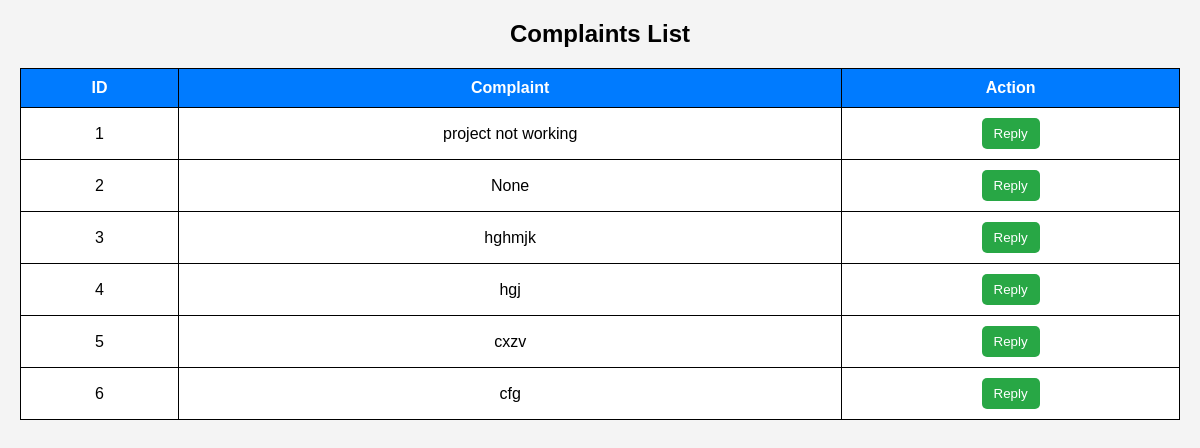
The page /adminviewcmplt on the database its author committed.
### myapp/models.py (models this page shows)
class adminviewcmplt(models.Model):
    LOGINID = models.ForeignKey(logintable, on_delete=models.CASCADE,null=True, blank=True)
    viewcomplaint = models.CharField(max_length=50,null=True, blank=True)
    reply = models.CharField(max_length=50,null=True, blank=True)

### myapp/views.py (the view)
# urls.py: path('adminviewcmplt', Adminviewcmplt.as_view(), name='adminviewcmplt'),
class Adminviewcmplt(View):
    def get(self, request):
        vi = adminviewcmplt.objects.all()
        return render(request, 'Administrator/adminviewcmplt.html',{'data':vi})

### templates/Administrator/adminviewcmplt.html (shortened to what this page needs)
<!DOCTYPE html>
<html lang="en">
<head>
</head>
<body>
    <h2>Complaints List</h2>
    {% if data %}
    <table>
        <tr>
            <th>ID</th>
            <th>Complaint</th>
            <th>Action</th>
        </tr>
        {% for complaint in data %}
        <tr>
            <td>{{ complaint.id }}</td>
            <td>{{ complaint.viewcomplaint }}</td>
            <td>
                <a href="{% url 'reply_complaint' complaint.id %}">
                    <button class="reply-btn">Reply</button>
                </a>
            </td>
        </tr>
        {% endfor %}
    </table>
    {% else %}
    <p style="text-align: center;">No complaints found.</p>
    {% endif %}
</body>
</html>

### templates/Administrator/adminviewcmplt.html (style rules this page uses)
body { font-family: Arial, sans-serif; margin: 20px; background-color: #f4f4f4; }
h2 { text-align: center; }
table { width: 100%; border-collapse: collapse; margin-top: 20px; background: white; }
th, td { border: 1px solid black; padding: 10px; text-align: center; }
th { background-color: #007bff; color: white; }
.reply-btn { background-color: #28a745; color: white; border: none; padding: 8px 12px; cursor: pointer; border-radius: 5px; }

### rows shown on the page
adminviewcmplt: id "1", viewcomplaint "project not working"
adminviewcmplt: id "2", viewcomplaint "None"
adminviewcmplt: id "3", viewcomplaint "hghmjk"
adminviewcmplt: id "4", viewcomplaint "hgj"
adminviewcmplt: id "5", viewcomplaint "cxzv"
adminviewcmplt: id "6", viewcomplaint "cfg"
